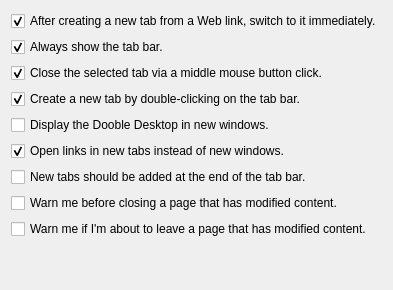
        <widget class="QWidget" name="stackedWidgetPage6">
         <layout class="QVBoxLayout" name="verticalLayout_3">
          <item>
           <widget class="QCheckBox" name="proceedToNewTabCheckBox">
            <property name="text">
             <string>After creating a new tab from a Web link, switch to it immediately.</string>
            </property>
            <property name="checked">
             <bool>true</bool>
            </property>
           </widget>
          </item>
          <item>
           <widget class="QCheckBox" name="alwaysShowTabBarCheckBox">
            <property name="text">
             <string>Always show the tab bar.</string>
            </property>
            <property name="checked">
             <bool>true</bool>
            </property>
           </widget>
          </item>
          <item>
           <widget class="QCheckBox" name="closeViaMiddleCheckBox">
            <property name="text">
             <string>Close the selected tab via a middle mouse button click.</string>
            </property>
            <property name="checked">
             <bool>true</bool>
            </property>
           </widget>
          </item>
          <item>
           <widget class="QCheckBox" name="addTabWithDoubleClick">
            <property name="text">
             <string>Create a new tab by double-clicking on the tab bar.</string>
            </property>
            <property name="checked">
             <bool>true</bool>
            </property>
           </widget>
          </item>
          <item>
           <widget class="QCheckBox" name="displayDesktopCheckBox">
            <property name="text">
             <string>Display the Dooble Desktop in new windows.</string>
            </property>
            <property name="checked">
             <bool>false</bool>
            </property>
           </widget>
          </item>
          <item>
           <widget class="QCheckBox" name="openInNewTabsCheckBox">
            <property name="text">
             <string>Open links in new tabs instead of new windows.</string>
            </property>
            <property name="checked">
             <bool>true</bool>
            </property>
           </widget>
          </item>
          <item>
           <widget class="QCheckBox" name="appendNewTabsCheckBox">
            <property name="text">
             <string>New tabs should be added at the end of the tab bar.</string>
            </property>
           </widget>
          </item>
          <item>
           <widget class="QCheckBox" name="closeTabWarningCheckBox">
            <property name="text">
             <string>Warn me before closing a page that has modified content.</string>
            </property>
           </widget>
          </item>
          <item>
           <widget class="QCheckBox" name="leaveModifiedTabCheckBox">
            <property name="text">
             <string>Warn me if I'm about to leave a page that has modified content.</string>
            </property>
           </widget>
          </item>
          <item>
           <spacer name="verticalSpacer_5">
            <property name="orientation">
             <enum>Qt::Vertical</enum>
            </property>
            <property name="sizeHint" stdset="0">
             <size>
              <width>20</width>
              <height>40</height>
             </size>
            </property>
           </spacer>
          </item>
         </layout>
        </widget>
